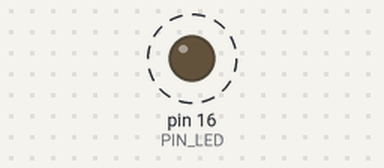
Simulated run of this sketch. Board: Arduino Uno, built with avr-gcc and run on an emulated ATmega328P. Parts: output pins drawn as LEDs (lit = HIGH). Dashed ring = blinking.

Above: at 1.2 s.
Timing chart, 0 to 4.0 s (numbered marks = the images above):
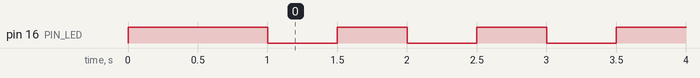

The sketch:

vaguelight.ino
```cpp
/*
  文件名称：vaguelight.ino
  功能：ESP8266闪灯示例
  作者：www.doit.am
  日期：2017-2
  版本：1.0
*/
#define PIN_LED 16 //定义LED灯：PIN_LED所对应的引脚为16号
void setup() {
  pinMode(PIN_LED, OUTPUT); //初始化PIN_LED引脚模式为输出
  digitalWrite(PIN_LED,HIGH);//初始LED灯置为低电平，表示点亮
  delay(1000); //延时1秒
}
void loop() {
  digitalWrite(PIN_LED, LOW);
  delay(500);
  digitalWrite(PIN_LED,HIGH);
  delay(500);
}
```

Measured:
- by itself, pin 16 (PIN_LED): alternates HIGH for 0.50 s and LOW for 0.50 s
